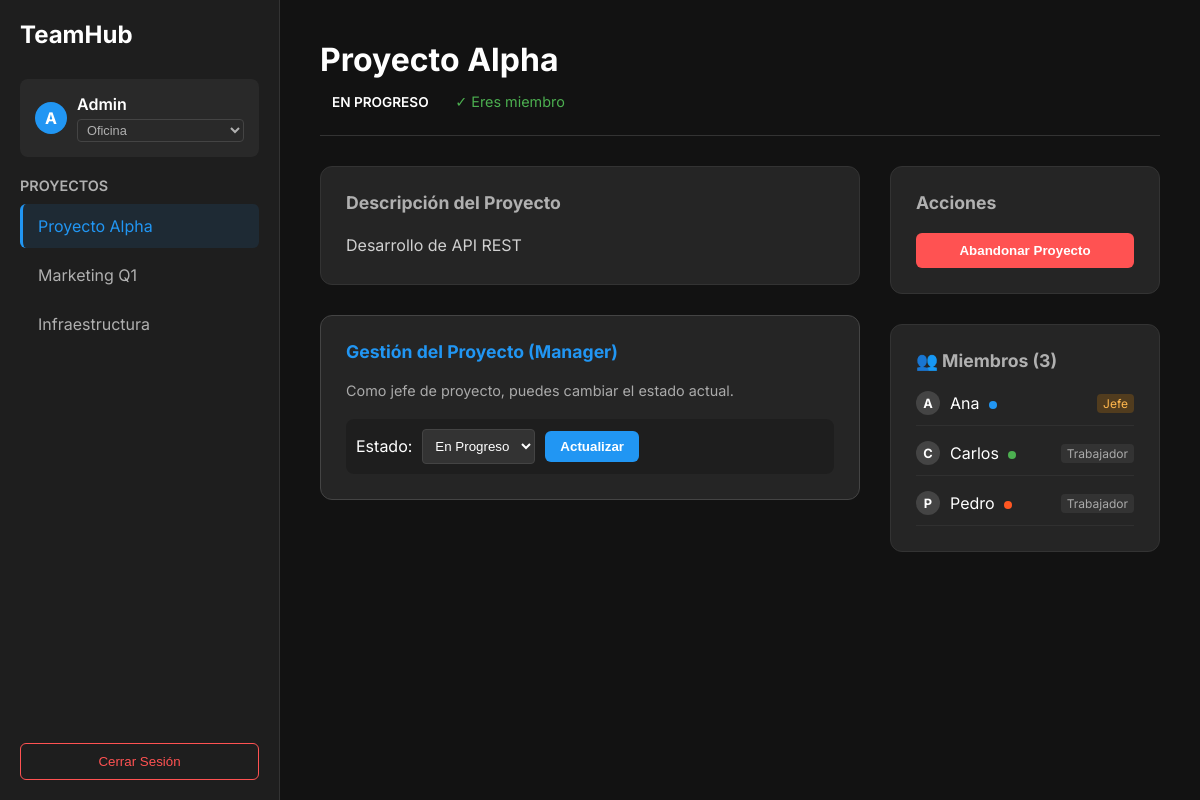
/ui/index.php (signed in), run on the app's committed database.
### tables this page shows
CREATE TABLE users (
    id INT AUTO_INCREMENT PRIMARY KEY,
    username VARCHAR(50) NOT NULL,
    email VARCHAR(100) NOT NULL UNIQUE,
    password VARCHAR(255) NOT NULL,
    status ENUM('Oficina', 'Teletrabajo', 'Ausente') DEFAULT 'Oficina',
    role ENUM('user', 'admin') DEFAULT 'user',
    created_at TIMESTAMP DEFAULT CURRENT_TIMESTAMP
);

CREATE TABLE teams (
    id INT AUTO_INCREMENT PRIMARY KEY,
    name VARCHAR(100) NOT NULL,
    description TEXT,
    created_by INT,
    created_at TIMESTAMP DEFAULT CURRENT_TIMESTAMP,
    FOREIGN KEY (created_by) REFERENCES users(id) ON DELETE SET NULL
);

CREATE TABLE team_members (
    id INT AUTO_INCREMENT PRIMARY KEY,
    user_id INT NOT NULL,
    team_id INT NOT NULL,
    role ENUM('admin', 'member') DEFAULT 'member',
    joined_at TIMESTAMP DEFAULT CURRENT_TIMESTAMP,
    FOREIGN KEY (user_id) REFERENCES users(id) ON DELETE CASCADE,
    FOREIGN KEY (team_id) REFERENCES teams(id) ON DELETE CASCADE,
    UNIQUE(user_id, team_id)
);

### motor/db.php (called while the page is built, shortened)
<?php
class Database {
    private static $instance = null;
    private $conn;
    private $host = 'db';
    private $user = 'root';
    private $pass = 'root';
    private $name = 'proyecto_dual';
    private function __construct() {
        try {
            $dsn = "mysql:host={$this->host};dbname={$this->name};charset=utf8mb4";
            $options = [
                PDO::ATTR_ERRMODE => PDO::ERRMODE_EXCEPTION,
                PDO::ATTR_DEFAULT_FETCH_MODE => PDO::FETCH_ASSOC,
                PDO::ATTR_EMULATE_PREPARES => false,
            ];
            $this->conn = new PDO($dsn, $this->user, $this->pass, $options);
        } catch (PDOException $e) {
            error_log("Database Connection Error: " . $e->getMessage());
            die("Error de conexión a la base de datos.");
        }
    }
    public static function getInstance() {
        if (self::$instance == null) {
            self::$instance = new Database();
        }
        return self::$instance;
    }
    public function getConnection() {
        return $this->conn;
    }
}

### modelo/consultas.php (called while the page is built, shortened)
<?php
require_once __DIR__ . '/../motor/db.php';
class Consultas {
    private $db;
    public function __construct() {
        $this->db = Database::getInstance()->getConnection();
    }
    public function obtenerUsuario($id) {
        $stmt = $this->db->prepare("SELECT * FROM users WHERE id = ?");
        $stmt->execute([$id]);
        return $stmt->fetch();
    }
    public function obtenerTodosLosEquipos() {
        $query = $this->db->query("SELECT * FROM teams");
        return $query ? $query->fetchAll() : [];
    }
    public function obtenerEquipo($id) {
        $stmt = $this->db->prepare("SELECT * FROM teams WHERE id = ?");
        $stmt->execute([$id]);
        return $stmt->fetch();
    }
    public function esMiembro($user_id, $team_id) {
        if ($this->esGlobalAdmin($user_id)) return true;
        $stmt = $this->db->prepare("SELECT 1 FROM team_members WHERE user_id = ? AND team_id = ?");
        $stmt->execute([$user_id, $team_id]);
        return (bool) $stmt->fetch();
    }
    public function obtenerRolUsuario($user_id, $team_id) {
        if ($this->esGlobalAdmin($user_id)) return 'admin';
        $stmt = $this->db->prepare("SELECT role FROM team_members WHERE user_id = ? AND team_id = ?");
        $stmt->execute([$user_id, $team_id]);
        return $stmt->fetchColumn();
    }
    private function esGlobalAdmin($user_id) {
        $stmt = $this->db->prepare("SELECT role FROM users WHERE id = ?");
        $stmt->execute([$user_id]);
        $role = $stmt->fetchColumn();
        return $role === 'admin';
    }
    public function obtenerMiembrosEquipo($team_id) {
        $stmt = $this->db->prepare("
            SELECT u.username, u.status, tm.role
            FROM users u
            JOIN team_members tm ON u.id = tm.user_id
            WHERE tm.team_id = ?
        ");
        $stmt->execute([$team_id]);
        return $stmt->fetchAll();
    }
}

### ui/index.php (the view, shortened to what this page needs)
<?php
require_once __DIR__ . '/../modelo/consultas.php';
$consultas = new Consultas();
$user_id = $_SESSION['user_id'];
$currentUser = $consultas->obtenerUsuario($user_id);
$username = $currentUser['username'];
$userStatus = $currentUser['status'];
$equipos = $consultas->obtenerTodosLosEquipos();
$selected_team_id = isset($_GET['team_id']) ? $_GET['team_id'] : (count($equipos) > 0 ? $equipos[0]['id'] : null);
$selected_team = null;
$miembros = [];
$user_role = null;
$es_miembro = false;
if ($selected_team_id) {
    $selected_team = $consultas->obtenerEquipo($selected_team_id);
    if ($selected_team) {
        $miembros = $consultas->obtenerMiembrosEquipo($selected_team_id);
        $user_role = $consultas->obtenerRolUsuario($user_id, $selected_team_id);
        $es_miembro = $consultas->esMiembro($user_id, $selected_team_id);
    }
}
?>
<!DOCTYPE html>
<html lang="es">
<head>
</head>
<body>
    <div class="sidebar">
        <div class="brand">TeamHub</div>
        <div class="user-profile">
            <div class="user-avatar"><?= strtoupper(substr($username, 0, 1)) ?></div>
            <div style="flex:1;">
                <div style="font-weight:600"><?= htmlspecialchars($username) ?></div>
                <form method="POST">
                    <select name="new_user_status" class="status-select" onchange="this.form.submit()">
                        <option value="Oficina" <?= $userStatus == 'Oficina' ? 'selected' : '' ?>>Oficina</option>
                    </select>
                </form>
            </div>
        </div>
        <div style="margin-bottom:10px; font-weight:600; color:var(--text-secondary); font-size:0.9rem;">PROYECTOS</div>
        <ul class="project-list">
            <?php foreach ($equipos as $equipo): ?>
                <li class="project-item">
                    <a href="?team_id=<?= $equipo['id'] ?>" class="project-link <?= $selected_team_id == $equipo['id'] ? 'active' : '' ?>">
                        <?= htmlspecialchars($equipo['name']) ?>
                    </a>
                </li>
            <?php endforeach; ?>
        </ul>
        <form method="POST">
            <button type="submit" name="logout" class="logout-btn">Cerrar Sesión</button>
        </form>
    </div>
    <div class="main-content">
        <?php if ($selected_team): ?>
            <div class="header">
                <div>
                    <h1 class="project-title"><?= htmlspecialchars($selected_team['name']) ?></h1>
                    <?php
                        $statusClass = str_replace(' ', '.', $selected_team['status'] ?? 'En.Progreso');
                    ?>
                    <span class="project-status status-<?= $statusClass ?>">
                        <?= htmlspecialchars($selected_team['status'] ?? 'En Progreso') ?>
                    </span>
                    <?php if ($es_miembro): ?>
                        <span style="font-size:0.9rem; color:#4CAF50; margin-left:10px;">✓ Eres miembro</span>
                    <?php endif; ?>
                </div>
            </div>
            <div class="content-grid">
                <div style="display:flex; flex-direction:column; gap:30px;">
                    <div class="card">
                        <h3>Descripción del Proyecto</h3>
                        <div class="description-text">
                            <?= nl2br(htmlspecialchars($selected_team['description'])) ?>
                        </div>
                    </div>
                    <?php if ($user_role === 'admin'): ?>
                        <div class="card" style="border-color: #444;">
                            <h3 style="color:var(--accent-color);">Gestión del Proyecto (Manager)</h3>
                            <p style="font-size:0.9rem; color:#aaa;">Como jefe de proyecto, puedes cambiar el estado actual.</p>
                            <form method="POST" class="status-form">
                                <label for="status">Estado:</label>
                                <select name="new_status" id="status">
                                    <option value="En Progreso" <?= ($selected_team['status'] ?? '') == 'En Progreso' ? 'selected' : '' ?>>En Progreso</option>
                                </select>
                                <button type="submit" name="update_status" class="btn btn-primary" style="padding:8px 15px;">Actualizar</button>
                            </form>
                        </div>
                    <?php endif; ?>
                </div>
                <div style="display:flex; flex-direction:column; gap:30px;">
                    <div class="card">
                        <h3>Acciones</h3>
                        <form method="POST">
                            <?php if ($es_miembro): ?>
                                <button type="submit" name="leave_team" class="btn btn-danger" style="width:100%">Abandonar Proyecto</button>
                            <?php else: ?>
                                <button type="submit" name="join_team" class="btn btn-primary" style="width:100%">Unirse al Proyecto</button>
                            <?php endif; ?>
                        </form>
                    </div>
                    <div class="card">
                        <h3>👥 Miembros (<?= count($miembros) ?>)</h3>
                        <?php if (empty($miembros)): ?>
                            <p style="color:#666; font-style:italic;">No hay miembros aún.</p>
                        <?php else: ?>
                            <div class="member-list">
                                <?php foreach ($miembros as $m): ?>
                                    <div class="member-item">
                                        <div class="member-info">
                                            <div class="user-avatar" style="width:24px; height:24px; font-size:0.8rem; background:#444;">
                                                <?= strtoupper(substr($m['username'], 0, 1)) ?>
                                            </div>
                                            <div>
                                                <span><?= htmlspecialchars($m['username']) ?></span>
                                                <span class="status-dot user-status-<?= $m['status'] ?>" title="<?= $m['status'] ?>" style="margin-left:5px;"></span>
                                            </div>
                                        </div>
                                        <?php if ($m['role'] === 'admin'): ?>
                                            <span class="role-badge role-admin">Jefe</span>
                                        <?php else: ?>
                                            <span class="role-badge">Trabajador</span>
                                        <?php endif; ?>
                                    </div>
                                <?php endforeach; ?>
                            </div>
                        <?php endif; ?>
                    </div>
                </div>
            </div>
        <?php else: ?>
            <div style="display:flex; justify-content:center; align-items:center; height:100%; color:#555;">
                <h2>Selecciona un proyecto de la izquierda para ver detalles</h2>
            </div>
        <?php endif; ?>
    </div>
</body>
</html>

### ui/index.php (style rules this page uses)
:root { --bg-color: #121212; --sidebar-bg: #1e1e1e; --card-bg: #252525; --text-primary: #ffffff; --text-secondary: #b0b0b0; --accent-color: #2196F3; --danger-color: #ff5252; --success-color: #4CAF50; --warning-color: #FFC107; --border-color: #333; }
body { font-family: 'Inter', sans-serif; margin: 0; height: 100vh; display: grid; grid-template-columns: 280px 1fr; background-color: var(--bg-color); color: var(--text-primary); overflow: hidden; }
.sidebar { background-color: var(--sidebar-bg); border-right: 1px solid var(--border-color); display: flex; flex-direction: column; padding: 20px; }
.brand { font-size: 1.5rem; font-weight: 700; margin-bottom: 30px; color: var(--text-primary); display: flex; align-items: center; gap: 10px; }
.user-profile { display: flex; align-items: center; gap: 10px; padding: 15px; background: rgba(255,255,255,0.05); border-radius: 8px; margin-bottom: 20px; }
.user-avatar { width: 32px; height: 32px; background: var(--accent-color); border-radius: 50%; display: flex; align-items: center; justify-content: center; font-weight: bold; }
.status-select { background: transparent; color: var(--text-secondary); border: 1px solid #444; border-radius: 4px; padding: 2px 5px; font-size: 0.8rem; margin-top: 5px; width: 100%; cursor: pointer; }
.project-list { list-style: none; padding: 0; margin: 0; flex-grow: 1; overflow-y: auto; }
.project-item { margin-bottom: 5px; }
.project-link { display: block; padding: 12px 15px; color: var(--text-secondary); text-decoration: none; border-radius: 6px; transition: all 0.2s; border-left: 3px solid transparent; }
.project-link.active { background-color: rgba(33, 150, 243, 0.1); color: var(--accent-color); border-left-color: var(--accent-color); }
.logout-btn { margin-top: auto; background: none; border: 1px solid var(--danger-color); color: var(--danger-color); padding: 10px; border-radius: 6px; cursor: pointer; transition: 0.2s; width: 100%; }
.main-content { padding: 40px; overflow-y: auto; }
.header { display: flex; justify-content: space-between; align-items: flex-start; margin-bottom: 30px; padding-bottom: 20px; border-bottom: 1px solid var(--border-color); }
.project-title { font-size: 2rem; margin: 0 0 10px 0; }
.project-status { display: inline-block; padding: 5px 12px; border-radius: 20px; font-size: 0.85rem; font-weight: 600; text-transform: uppercase; }
.content-grid { display: grid; grid-template-columns: 2fr 1fr; gap: 30px; }
.card { background: var(--card-bg); border-radius: 12px; padding: 25px; border: 1px solid var(--border-color); }
.card h3 { margin-top: 0; margin-bottom: 20px; font-size: 1.1rem; color: var(--text-secondary); }
.description-text { line-height: 1.6; color: #d0d0d0; }
.member-list { display: flex; flex-direction: column; gap: 15px; }
.member-item { display: flex; align-items: center; justify-content: space-between; padding-bottom: 10px; border-bottom: 1px solid rgba(255,255,255,0.05); }
.member-info { display: flex; align-items: center; gap: 10px; }
.role-badge { font-size: 0.75rem; padding: 2px 6px; border-radius: 4px; background: #333; color: #aaa; }
.role-admin { background: rgba(255, 152, 0, 0.2); color: #FFB74D; }
.status-dot { height: 8px; width: 8px; border-radius: 50%; display: inline-block; margin-right: 5px; }
.user-status-Oficina { background-color: #4CAF50; }
.user-status-Teletrabajo { background-color: #2196F3; }
.user-status-Ausente { background-color: #FF5722; }
.btn { padding: 10px 20px; border: none; border-radius: 6px; cursor: pointer; font-weight: 600; transition: 0.2s; }
.btn-primary { background: var(--accent-color); color: white; }
.btn-danger { background: var(--danger-color); color: white; }
.status-form { display: flex; align-items: center; gap: 10px; background: rgba(0,0,0,0.2); padding: 10px; border-radius: 8px; margin-top: 20px; }
select { background: #333; color: white; border: 1px solid #444; padding: 8px; border-radius: 4px; outline: none; }

### data on the page
users: username "A", username "Admin", new_user_status "Oficina"
teams: name "Proyecto Alpha", description "Desarrollo de API REST"
teams: name "Marketing Q1"
teams: name "Infraestructura"
team_members: user.username "A", user.username "Ana", role "Jefe"
team_members: user.username "C", user.username "Carlos", role "Trabajador"
team_members: user.username "P", user.username "Pedro", role "Trabajador"

### other printed values
$selected_team['status'] "EN PROGRESO"
count($miembros) "3"
